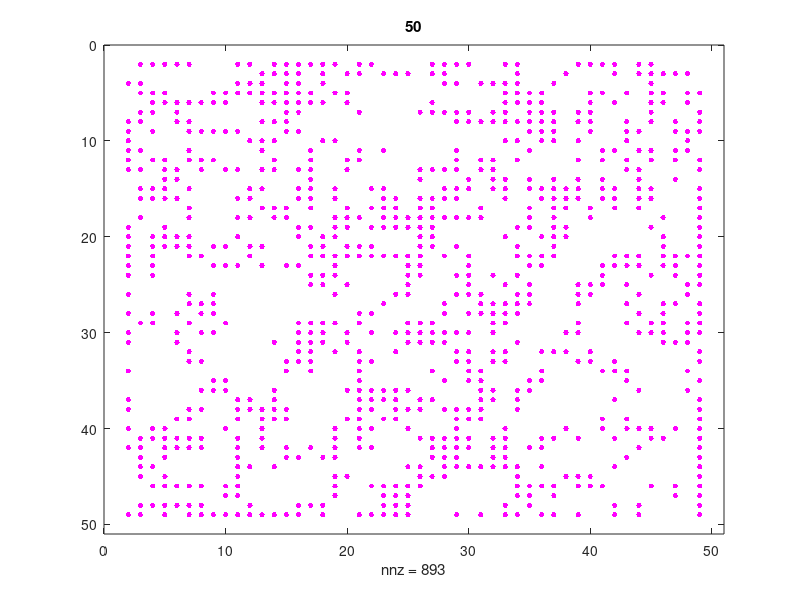

MATLAB code to generate this figure:
%% Conway's Game of Life

% Generating random 1st Generation
g = 50; % grid size
d = 0.1; % density of nonzeros
n = 50; % number of generations

x = sprand(g-2,g-2,d);
gen1 = spones(x); % converting nonzeros to ones

% Creating a zeros border
gen = zeros(g,g);
gen(2:g-1,2:g-1) = gen1;

for t = 1:n
  
% Displaying generation
spy(gen,'.m',12) % plot sparse pattern with magenta circles size 12
title(num2str(t)) % labeling each plot with the generation number
drawnow
pause(0.2)

% Replacing each element with the sum of its neighbours
i = 2:g-1;
j = 2:g-1;
gen(i,j) = gen(i-1,j+1) + gen(i-1,j) + gen(i-1,j-1) + gen(i,j+1) + gen(i,j-1) + gen(i+1,j+1) + gen(i+1,j) + gen(i+1,j-1);

% Implement game rules
gen(gen < 2) = 0; % Underpopulation
gen(gen > 3) = 0; % Overpopulation
gen(gen == 2 | gen == 3) = 1; % Lives to the next generation

end
